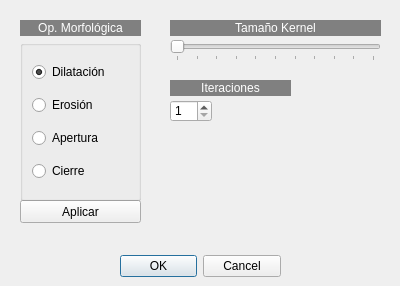
<?xml version="1.0" encoding="UTF-8"?>
<ui version="4.0">
 <class>aplicar_morfologia</class>
 <widget class="QDialog" name="aplicar_morfologia">
  <property name="geometry">
   <rect>
    <x>0</x>
    <y>0</y>
    <width>400</width>
    <height>286</height>
   </rect>
  </property>
  <property name="windowTitle">
   <string>Diálogo Morfología</string>
  </property>
  <widget class="QDialogButtonBox" name="buttonBox">
   <property name="geometry">
    <rect>
     <x>120</x>
     <y>250</y>
     <width>161</width>
     <height>32</height>
    </rect>
   </property>
   <property name="orientation">
    <enum>Qt::Horizontal</enum>
   </property>
   <property name="standardButtons">
    <set>QDialogButtonBox::Cancel|QDialogButtonBox::Ok</set>
   </property>
  </widget>
  <widget class="QPushButton" name="pushButton">
   <property name="geometry">
    <rect>
     <x>20</x>
     <y>200</y>
     <width>121</width>
     <height>23</height>
    </rect>
   </property>
   <property name="text">
    <string>Aplicar</string>
   </property>
  </widget>
  <widget class="QLabel" name="label">
   <property name="geometry">
    <rect>
     <x>170</x>
     <y>20</y>
     <width>211</width>
     <height>16</height>
    </rect>
   </property>
   <property name="styleSheet">
    <string notr="true">background-color: rgb(128, 128, 128);
color: rgb(255, 255, 255);</string>
   </property>
   <property name="text">
    <string>Tamaño Kernel</string>
   </property>
   <property name="alignment">
    <set>Qt::AlignCenter</set>
   </property>
  </widget>
  <widget class="QSlider" name="horizontalSlider">
   <property name="geometry">
    <rect>
     <x>170</x>
     <y>40</y>
     <width>211</width>
     <height>21</height>
    </rect>
   </property>
   <property name="minimum">
    <number>0</number>
   </property>
   <property name="maximum">
    <number>10</number>
   </property>
   <property name="pageStep">
    <number>16</number>
   </property>
   <property name="value">
    <number>0</number>
   </property>
   <property name="orientation">
    <enum>Qt::Horizontal</enum>
   </property>
   <property name="tickPosition">
    <enum>QSlider::TicksBelow</enum>
   </property>
   <property name="tickInterval">
    <number>1</number>
   </property>
  </widget>
  <widget class="QLabel" name="label_2">
   <property name="geometry">
    <rect>
     <x>20</x>
     <y>20</y>
     <width>121</width>
     <height>16</height>
    </rect>
   </property>
   <property name="styleSheet">
    <string notr="true">background-color: rgb(128, 128, 128);
color: rgb(255, 255, 255);</string>
   </property>
   <property name="text">
    <string>Op. Morfológica</string>
   </property>
   <property name="alignment">
    <set>Qt::AlignCenter</set>
   </property>
  </widget>
  <widget class="QLabel" name="label_3">
   <property name="geometry">
    <rect>
     <x>170</x>
     <y>80</y>
     <width>121</width>
     <height>16</height>
    </rect>
   </property>
   <property name="styleSheet">
    <string notr="true">background-color: rgb(128, 128, 128);
color: rgb(255, 255, 255);</string>
   </property>
   <property name="text">
    <string>Iteraciones</string>
   </property>
   <property name="alignment">
    <set>Qt::AlignCenter</set>
   </property>
  </widget>
  <widget class="QSpinBox" name="spinBox">
   <property name="geometry">
    <rect>
     <x>170</x>
     <y>100</y>
     <width>42</width>
     <height>22</height>
    </rect>
   </property>
   <property name="minimum">
    <number>1</number>
   </property>
   <property name="maximum">
    <number>15</number>
   </property>
  </widget>
  <widget class="QGroupBox" name="groupBox">
   <property name="geometry">
    <rect>
     <x>20</x>
     <y>40</y>
     <width>121</width>
     <height>161</height>
    </rect>
   </property>
   <property name="font">
    <font>
     <pointsize>9</pointsize>
    </font>
   </property>
   <layout class="QVBoxLayout" name="verticalLayout">
    <item>
     <widget class="QRadioButton" name="radioDilatacion">
      <property name="text">
       <string>Dilatación</string>
      </property>
      <property name="checked">
       <bool>true</bool>
      </property>
     </widget>
    </item>
    <item>
     <widget class="QRadioButton" name="radioErosion">
      <property name="text">
       <string>Erosión</string>
      </property>
     </widget>
    </item>
    <item>
     <widget class="QRadioButton" name="radioApertura">
      <property name="text">
       <string>Apertura</string>
      </property>
     </widget>
    </item>
    <item>
     <widget class="QRadioButton" name="radioCierre">
      <property name="text">
       <string>Cierre</string>
      </property>
     </widget>
    </item>
   </layout>
  </widget>
 </widget>
 <resources/>
 <connections>
  <connection>
   <sender>buttonBox</sender>
   <signal>accepted()</signal>
   <receiver>aplicar_morfologia</receiver>
   <slot>accept()</slot>
   <hints>
    <hint type="sourcelabel">
     <x>248</x>
     <y>254</y>
    </hint>
    <hint type="destinationlabel">
     <x>157</x>
     <y>274</y>
    </hint>
   </hints>
  </connection>
  <connection>
   <sender>buttonBox</sender>
   <signal>rejected()</signal>
   <receiver>aplicar_morfologia</receiver>
   <slot>reject()</slot>
   <hints>
    <hint type="sourcelabel">
     <x>316</x>
     <y>260</y>
    </hint>
    <hint type="destinationlabel">
     <x>286</x>
     <y>274</y>
    </hint>
   </hints>
  </connection>
 </connections>
</ui>
